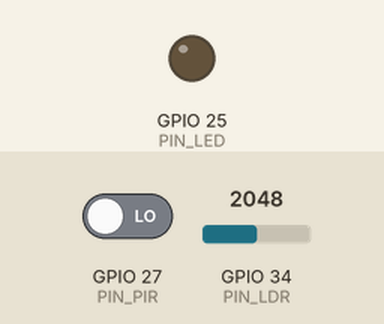
This program was run on a simulated ESP32. On the bench: output pins drawn as LEDs (lit = HIGH). The test bench sets the inputs (shaded band); at power-on: GPIO 27 (PIN_PIR) LOW, GPIO 34 (PIN_LDR) = 2048. WiFi joins after 1.5 s; servers stay silent unless stated; the local clock reads 2024-03-15 10:24:30 at power-on unless the program sets it; no MQTT or app messages arrive unless stated; not simulated (calls return 0 or success): secrets.h; names the files do not define were given values by the test bench: MQTT_PORT = 1883; what the program prints to the serial monitor is not drawn.

Above: at 1.2 s.
1.3 s: GPIO 27 (PIN_PIR) driven HIGH
At 3.1 s:
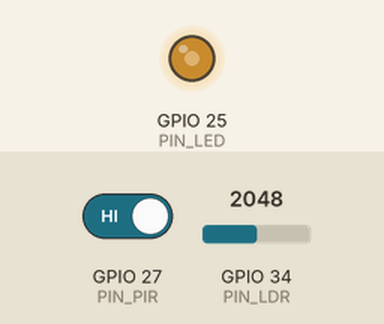
3.4 s: GPIO 34 (PIN_LDR) set to 1228
At 4.6 s:
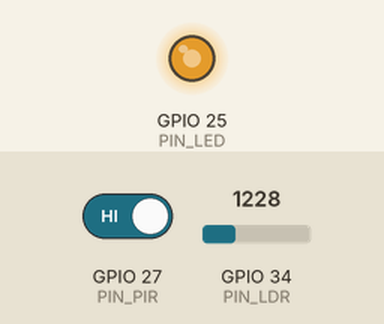
6.4 s: GPIO 34 (PIN_LDR) set to 24
At 7.4 s:
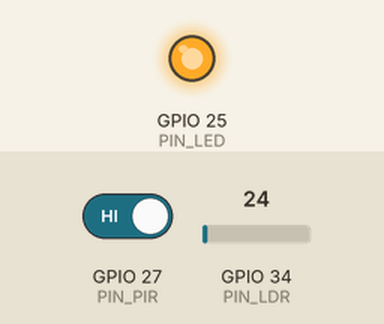
9.4 s: GPIO 34 (PIN_LDR) set to 2047
At 11.6 s:
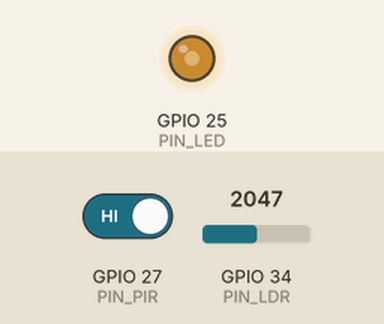
Timing chart, 0 to 13.1 s (numbered marks = the images above; inputs shaded):
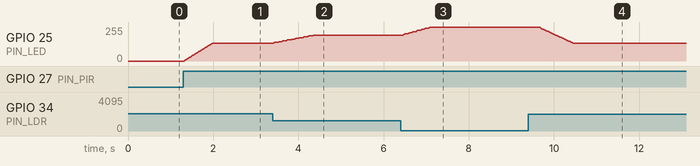

The program:

main.cpp
```cpp
#include <Arduino.h>
#include <WiFi.h>
#include <PubSubClient.h>
#include <ArduinoJson.h>
#include <time.h>
#include "config.h"
#include "secrets.h"

WiFiClient espClient;
PubSubClient mqtt(espClient);

const int N = 10;
int buf[N], idx = 0, cnt = 0, ldrAvg = 0;
long sum = 0;
unsigned long tLdr = 0, tTele = 0, tRamp = 0, tReconnect = 0;
unsigned long lastMotionMs = 0, seq = 0;
bool presence = false, manualMode = false;
int manualDuty = 128, targetDuty = 0, currentDuty = 0;

void pwmBegin() {
#if ESP_ARDUINO_VERSION_MAJOR >= 3
  ledcAttach(PIN_LED, 5000, 8);
#else
  ledcSetup(0, 5000, 8);
  ledcAttachPin(PIN_LED, 0);
#endif
}

void pwmWrite(int d) {
  d = constrain(d, 0, 255);
#if ESP_ARDUINO_VERSION_MAJOR >= 3
  ledcWrite(PIN_LED, d);
#else
  ledcWrite(0, d);
#endif
}

void onMessage(char* topic, byte* payload, unsigned int len) {
  JsonDocument doc;
  if (deserializeJson(doc, payload, len)) return;     // abaikan JSON rusak
  const char* mode = doc["mode"] | "";
  if (strcmp(mode, "manual") == 0) {
    manualMode = true;
    manualDuty = constrain((int)(doc["brightness"] | 128), 0, 255);
  } else if (strcmp(mode, "auto") == 0) {
    manualMode = false;
  }
}

void reconnectMqtt() {
  if (mqtt.connected() || WiFi.status() != WL_CONNECTED) return;
  if (millis() - tReconnect < 5000) return;           // coba tiap 5 detik
  tReconnect = millis();
  String cid = String(DEVICE_ID) + "-" + String((uint32_t)ESP.getEfuseMac(), HEX);
  const char* u = strlen(MQTT_USER) ? MQTT_USER : nullptr;
  const char* p = strlen(MQTT_USER) ? MQTT_PASS : nullptr;
  if (mqtt.connect(cid.c_str(), u, p, T_STATUS, 1, true, "offline")) {
    mqtt.publish(T_STATUS, "online", true);
    mqtt.subscribe(T_CMD, 1);
  }
}

void sendTelemetry(unsigned long now) {
  time_t t = time(nullptr);
  JsonDocument doc;
  doc["device_id"] = DEVICE_ID;
  doc["seq"] = ++seq;
  doc["ts"] = (t > 1700000000) ? (long)t : 0L;
  doc["uptime_ms"] = now;
  doc["ldr_raw"] = ldrAvg;
  doc["ldr_pct"] = map(ldrAvg, 0, 4095, 0, 100);
  doc["presence"] = presence;
  doc["lamp_on"] = currentDuty > 0;
  doc["duty"] = currentDuty;
  doc["mode"] = manualMode ? "manual" : "auto";
  char out[256];
  size_t n = serializeJson(doc, out, sizeof(out));
  Serial.println(out);                                // selalu dicetak ke serial
  if (mqtt.connected()) mqtt.publish(T_TELE, (const uint8_t*)out, n, false);
}

void setup() {
  Serial.begin(115200);
  pinMode(PIN_PIR, INPUT);
  pwmBegin();
  pwmWrite(0);
  WiFi.mode(WIFI_STA);
  WiFi.setAutoReconnect(true);
  WiFi.begin(WIFI_SSID, WIFI_PASS);                   // dipanggil sekali saja
  configTime(7 * 3600, 0, "pool.ntp.org");            // WIB
  mqtt.setServer(MQTT_HOST, MQTT_PORT);
  mqtt.setBufferSize(512);
  mqtt.setCallback(onMessage);
  Serial.println("GlowLight siap");
}

void loop() {
  unsigned long now = millis();
  reconnectMqtt();
  mqtt.loop();

  if (now - tLdr >= INTERVAL_LDR_MS) {
    tLdr = now;
    int raw = analogRead(PIN_LDR);
    if (cnt == N) sum -= buf[idx]; else cnt++;
    buf[idx] = raw;
    sum += raw;
    idx = (idx + 1) % N;
    ldrAvg = sum / cnt;
    presence = digitalRead(PIN_PIR) == HIGH;
    if (presence) lastMotionMs = now;
  }

  bool aktif = lastMotionMs != 0 && (now - lastMotionMs < HOLD_AFTER_MOTION_MS);
  if (manualMode) targetDuty = manualDuty;
  else if (aktif) targetDuty = map(constrain(ldrAvg, ADC_GELAP, ADC_TERANG),
                                   ADC_GELAP, ADC_TERANG, DUTY_MAX, DUTY_MIN);
  else targetDuty = 0;

  if (now - tRamp >= 15) {
    tRamp = now;
    if (currentDuty < targetDuty) currentDuty = min(currentDuty + 3, targetDuty);
    else if (currentDuty > targetDuty) currentDuty = max(currentDuty - 3, targetDuty);
    pwmWrite(currentDuty);
  }

  if (now - tTele >= INTERVAL_TELE_MS) {
    tTele = now;
    sendTelemetry(now);
  }
}
```

config.h
```cpp
#pragma once
#define DEVICE_ID "glowlight-01"
#define T_TELE   "unib/glowlight/kelompok-02/cermin01/telemetry"
#define T_CMD    "unib/glowlight/kelompok-02/cermin01/cmd"
#define T_STATUS "unib/glowlight/kelompok-02/cermin01/status"

#define PIN_LDR 34
#define PIN_PIR 27
#define PIN_LED 25

#define ADC_GELAP 400            // kalibrasi di ruangan Anda (Tahap G)
#define ADC_TERANG 3000
#define DUTY_MIN 64              // kecerahan minimum saat ruangan terang
#define DUTY_MAX 255
#define HOLD_AFTER_MOTION_MS 60000UL
#define INTERVAL_LDR_MS 100UL
#define INTERVAL_TELE_MS 2000UL
```

Measured:
- after the input at 1.3 s, GPIO 25 (PIN_LED): moves from 0/255 to 133/255 over 0.66 s, starting at once
- after the input at 3.4 s, GPIO 25 (PIN_LED): moves from 133/255 to 194/255 over 0.93 s, starting at once
- after the input at 6.4 s, GPIO 25 (PIN_LED): moves from 194/255 to 255/255 over 0.63 s, starting after 0.06 s
- after the input at 9.4 s, GPIO 25 (PIN_LED): moves from 255/255 to 134/255 over 0.87 s, starting after 0.17 s
